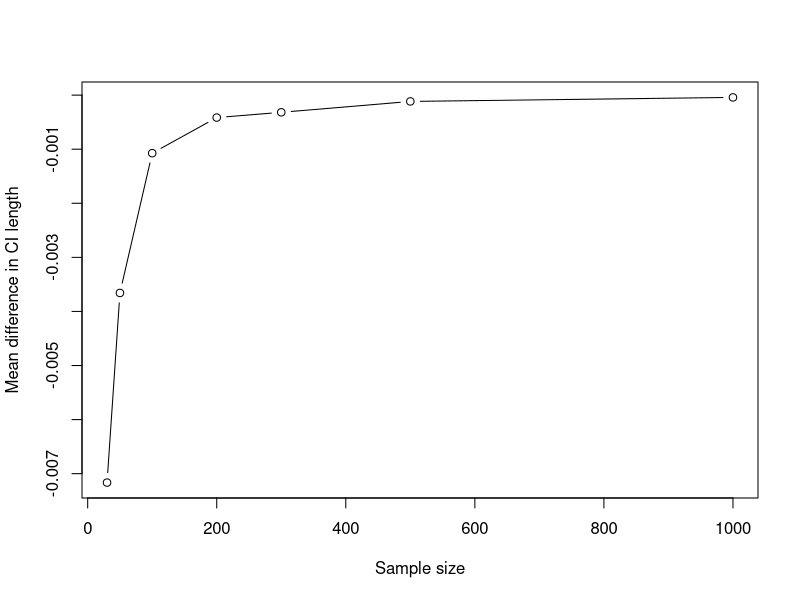
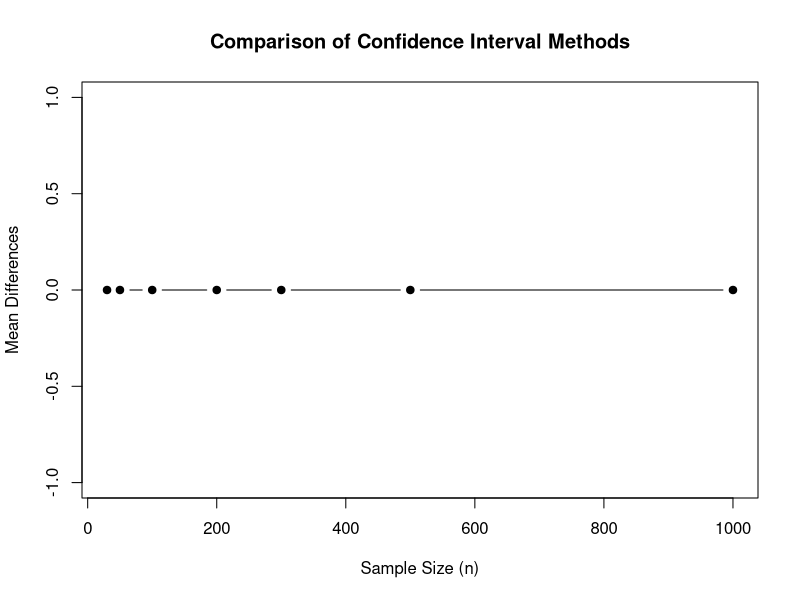

Write R code to recreate these figures, in order. (Note: this script raises an error after producing the figures.)
#Bing Chilling
set.seed(1296)
n_values <- c(30, 50, 100, 200, 300, 500, 1000)
k <- 3000
p <- 0.3
gamma <- 0.97
z <- qnorm((1 + gamma) / 2)

mean_diffs <- numeric(length(n_values))

for (i in seq_along(n_values)) {
  n <- n_values[i]
  diffs <- numeric(k)
  for (j in 1:k) {
    sample_x <- rbinom(n, size = 1, prob = p)
    sample_mean <- mean(sample_x)
    se1 <- sqrt(p * (1 - p) / n)
    se2 <- sqrt(sample_mean * (1 - sample_mean) / n)
    ci1_length <- 2 * z * se1
    ci2_length <- 2 * z * se2
    diffs[j] <- ci2_length - ci1_length
  }
  mean_diffs[i] <- mean(diffs)
}

plot(n_values, mean_diffs, type = "b", xlab = "Sample size", ylab = "Mean difference in CI length")







#ChatGPT
# Set the seed
set.seed(1627)

# Define the parameters
p <- 0.8
gamma <- 0.98
n_values <- c(30, 50, 100, 200, 300, 500, 1000)
k <- 3000

# Initialize a vector to store the average differences
mean_differences <- numeric(length(n_values))

# Perform the calculations for each value of n
for (i in 1:length(n_values)) {
  n <- n_values[i]
  differences <- numeric(k)
  
  # Generate k samples of size n from a Bernoulli distribution
  samples <- matrix(rbinom(k * n, size = 1, prob = p), nrow = k)
  
  for (j in 1:k) {
    sample <- samples[j, ]
    
    # Calculate the sample mean
    sample_mean <- mean(sample)
    
    # Calculate the standard deviation using Method 1
    std_dev1 <- sqrt(sample_mean * (1 - sample_mean) / n)
    
    # Calculate the standard deviation using Method 2
    std_dev2 <- sqrt((sample_mean * (1 - sample_mean)) / n)
    
    # Calculate the confidence intervals using Method 1
    z <- qnorm((1 + gamma) / 2)
    lower1 <- sample_mean - z * std_dev1
    upper1 <- sample_mean + z * std_dev1
    
    # Calculate the confidence intervals using Method 2
    lower2 <- sample_mean - z * std_dev2
    upper2 <- sample_mean + z * std_dev2
    
    # Calculate the difference in interval lengths
    difference <- upper2 - lower2 - (upper1 - lower1)
    differences[j] <- difference
  }
  
  # Calculate the average difference for this value of n
  mean_differences[i] <- mean(differences)
}

# Plot the variation of mean differences with sample size
plot(n_values, mean_differences, type = "b", xlab = "Sample Size (n)", ylab = "Mean Differences",
     main = "Comparison of Confidence Interval Methods", pch = 19)



#Poe
# Carregar pacotes
library(ggplot2)

# Definir semente
set.seed(1627)

# Parâmetros
p <- 0.8
gamma <- 0.98
n_values <- c(30, 50, 100, 200, 300, 500, 1000)
k <- 3000

# Função para calcular o intervalo de confiança usando o Método 1
CI_method1 <- function(x, z) {
  mean_x <- mean(x)
  n <- length(x)
  a <- 1
  b <- -2 * mean_x
  c <- mean_x^2 - z^2 * (mean_x * (1 - mean_x)) / n
  roots <- sort(uniroot.all(function(P) P^2 + b * P + c, interval = c(0, 1)))
  return(c(roots[1], roots[2]))
}

# Função para calcular o intervalo de confiança usando o Método 2
CI_method2 <- function(x, z) {
  mean_x <- mean(x)
  n <- length(x)
  se <- sqrt((mean_x * (1 - mean_x)) / n)
  return(c(mean_x - z * se, mean_x + z * se))
}

# Função para gerar amostras e calcular as diferenças médias entre os intervalos de confiança
mean_diff_CI <- function(n) {
  diff_lengths <- numeric(k)
  z <- qnorm((1 + gamma) / 2)
  for (i in 1:k) {
    x <- rbinom(n, 1, p)
    ci1 <- CI_method1(x, z)
    ci2 <- CI_method2(x, z)
    diff_lengths[i] <- (ci2[2] - ci2[1]) - (ci1[2] - ci1[1])
  }
  return(mean(diff_lengths))
}

# Calcular diferenças médias para diferentes tamanhos de amostra
mean_diffs <- sapply(n_values, mean_diff_CI)

# Plotar gráfico das diferenças médias em função do tamanho da amostra
data <- data.frame(n_values, mean_diffs)
ggplot(data, aes(x = n_values, y = mean_diffs)) +
  geom_point() +
  geom_line() +
  labs(x = "Tamanho da amostra", y = "Diferença média entre os intervalos de confiança") +
  theme_minimal()

#Chat2
# Set the seed
set.seed(1627)

# Define the parameters
p <- 0.8
gamma <- 0.98
n_values <- c(30, 50, 100, 200, 300, 500, 1000)
k <- 3000

# Initialize a vector to store the average differences
mean_differences <- numeric(length(n_values))

# Perform the calculations for each value of n
for (i in 1:length(n_values)) {
  n <- n_values[i]
  differences <- numeric(k)
  
  # Generate k samples of size n from a Bernoulli distribution
  samples <- matrix(rbinom(k * n, size = 1, prob = p), nrow = k)
  
  for (j in 1:k) {
    sample <- samples[j, ]
    
    # Calculate the sample mean
    sample_mean <- mean(sample)
    
    # Calculate the standard deviation using Method 1
    std_dev1 <- sqrt(sample_mean * (1 - sample_mean) / n)
    
    # Calculate the standard deviation using Method 2
    std_dev2 <- sqrt((sample_mean * (1 - sample_mean)) / n)
    
    # Calculate the confidence intervals using Method 1
    z <- qnorm((1 + gamma) / 2)
    lower1 <- sample_mean - z * std_dev1
    upper1 <- sample_mean + z * std_dev1
    
    # Calculate the confidence intervals using Method 2
    lower2 <- sample_mean - z * std_dev2
    upper2 <- sample_mean + z * std_dev2
    
    # Calculate the difference in upper and lower bounds
    difference <- (upper2 - lower2) - (upper1 - lower1)
    differences[j] <- difference
  }
  
  # Calculate the average difference for this value of n
  mean_differences[i] <- mean(differences)
}

# Plot the variation of mean differences with sample size
plot(n_values, mean_differences, type = "b", xlab = "Sample Size (n)", ylab = "Mean Differences",
     main = "Comparison of Confidence Interval Methods", pch = 19)

